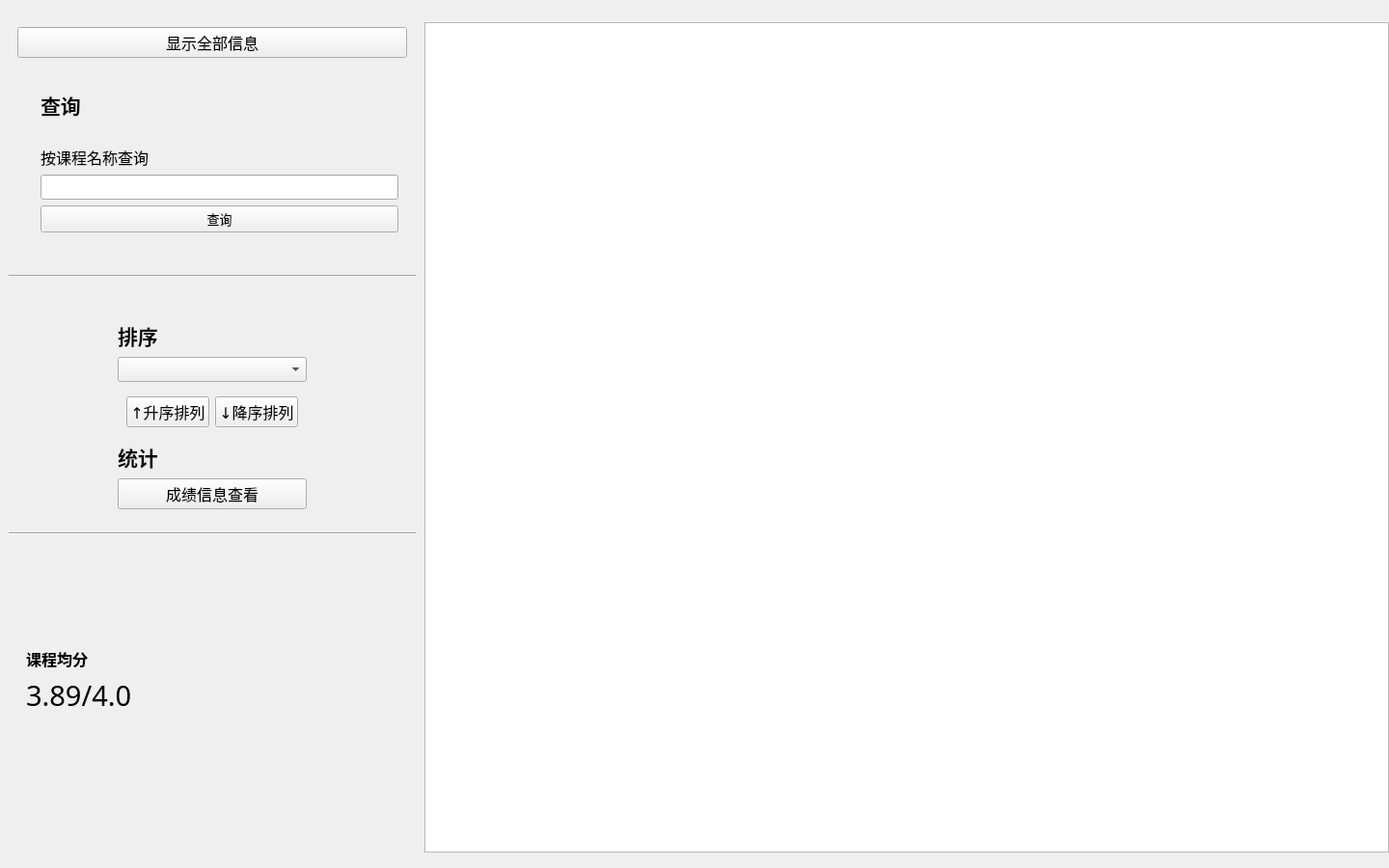
<?xml version="1.0" encoding="UTF-8"?>
<ui version="4.0">
 <class>studentWindow</class>
 <widget class="studentWindow" name="studentWindow">
  <property name="geometry">
   <rect>
    <x>0</x>
    <y>0</y>
    <width>1440</width>
    <height>900</height>
   </rect>
  </property>
  <property name="windowTitle">
   <string>MainWindow</string>
  </property>
  <widget class="QWidget" name="centralwidget" native="true">
   <property name="geometry">
    <rect>
     <x>0</x>
     <y>-10</y>
     <width>1460</width>
     <height>900</height>
    </rect>
   </property>
   <widget class="QWidget" name="widget_10" native="true">
    <property name="geometry">
     <rect>
      <x>0</x>
      <y>20</y>
      <width>440</width>
      <height>850</height>
     </rect>
    </property>
    <layout class="QVBoxLayout" name="verticalLayout_8">
     <item>
      <widget class="QWidget" name="widgetQueryAndStatistic" native="true">
       <property name="font">
        <font>
         <family>等线</family>
         <pointsize>12</pointsize>
        </font>
       </property>
       <layout class="QVBoxLayout" name="verticalLayout_7">
        <item>
         <widget class="QWidget" name="widget_9" native="true">
          <layout class="QVBoxLayout" name="verticalLayout_6">
           <item>
            <widget class="QPushButton" name="pushButton_8">
             <property name="text">
              <string>显示全部信息</string>
             </property>
            </widget>
           </item>
          </layout>
         </widget>
        </item>
        <item>
         <widget class="QWidget" name="widget_query" native="true">
          <layout class="QHBoxLayout" name="horizontalLayout_3">
           <item>
            <widget class="QLabel" name="label">
             <property name="text">
              <string/>
             </property>
             <property name="pixmap">
              <pixmap resource="Resources/Resources.qrc">:/IconQuery.png</pixmap>
             </property>
            </widget>
           </item>
           <item>
            <widget class="QWidget" name="widget_2" native="true">
             <property name="font">
              <font>
               <family>等线</family>
               <pointsize>10</pointsize>
              </font>
             </property>
             <layout class="QVBoxLayout" name="verticalLayout_4">
              <item>
               <widget class="QLabel" name="label_13">
                <property name="font">
                 <font>
                  <family>等线</family>
                  <pointsize>16</pointsize>
                  <weight>75</weight>
                  <bold>true</bold>
                 </font>
                </property>
                <property name="text">
                 <string>查询</string>
                </property>
               </widget>
              </item>
              <item>
               <spacer name="verticalSpacer_2">
                <property name="orientation">
                 <enum>Qt::Vertical</enum>
                </property>
                <property name="sizeType">
                 <enum>QSizePolicy::Fixed</enum>
                </property>
                <property name="sizeHint" stdset="0">
                 <size>
                  <width>20</width>
                  <height>20</height>
                 </size>
                </property>
               </spacer>
              </item>
              <item>
               <widget class="QLabel" name="label_4">
                <property name="font">
                 <font>
                  <family>等线</family>
                  <pointsize>12</pointsize>
                 </font>
                </property>
                <property name="text">
                 <string>按课程名称查询</string>
                </property>
                <property name="textFormat">
                 <enum>Qt::RichText</enum>
                </property>
               </widget>
              </item>
              <item>
               <widget class="QLineEdit" name="lineEdit">
                <property name="styleSheet">
                 <string notr="true"/>
                </property>
               </widget>
              </item>
              <item>
               <widget class="QPushButton" name="pushButton_2">
                <property name="text">
                 <string>查询</string>
                </property>
               </widget>
              </item>
              <item>
               <spacer name="verticalSpacer_4">
                <property name="orientation">
                 <enum>Qt::Vertical</enum>
                </property>
                <property name="sizeType">
                 <enum>QSizePolicy::Fixed</enum>
                </property>
                <property name="sizeHint" stdset="0">
                 <size>
                  <width>20</width>
                  <height>20</height>
                 </size>
                </property>
               </spacer>
              </item>
             </layout>
            </widget>
           </item>
          </layout>
         </widget>
        </item>
        <item>
         <widget class="Line" name="line_4">
          <property name="orientation">
           <enum>Qt::Horizontal</enum>
          </property>
         </widget>
        </item>
        <item>
         <spacer name="verticalSpacer">
          <property name="orientation">
           <enum>Qt::Vertical</enum>
          </property>
          <property name="sizeType">
           <enum>QSizePolicy::Fixed</enum>
          </property>
          <property name="sizeHint" stdset="0">
           <size>
            <width>20</width>
            <height>20</height>
           </size>
          </property>
         </spacer>
        </item>
        <item>
         <widget class="QWidget" name="widget_7" native="true">
          <layout class="QHBoxLayout" name="horizontalLayout_2">
           <item>
            <widget class="QLabel" name="label_3">
             <property name="text">
              <string/>
             </property>
             <property name="pixmap">
              <pixmap resource="Resources/Resources.qrc">:/IconStatistic.png</pixmap>
             </property>
            </widget>
           </item>
           <item>
            <widget class="QWidget" name="widget_4" native="true">
             <property name="font">
              <font>
               <family>等线</family>
               <pointsize>10</pointsize>
              </font>
             </property>
             <layout class="QVBoxLayout" name="verticalLayout_2">
              <item>
               <widget class="QLabel" name="label_9">
                <property name="font">
                 <font>
                  <family>等线</family>
                  <pointsize>16</pointsize>
                  <weight>75</weight>
                  <bold>true</bold>
                  <underline>false</underline>
                 </font>
                </property>
                <property name="text">
                 <string>排序</string>
                </property>
               </widget>
              </item>
              <item>
               <widget class="QComboBox" name="comboBox"/>
              </item>
              <item>
               <widget class="QWidget" name="widget_3" native="true">
                <property name="font">
                 <font>
                  <family>等线</family>
                  <pointsize>10</pointsize>
                 </font>
                </property>
                <layout class="QHBoxLayout" name="horizontalLayout">
                 <item>
                  <widget class="QPushButton" name="pushButton_6">
                   <property name="font">
                    <font>
                     <family>等线</family>
                     <pointsize>12</pointsize>
                    </font>
                   </property>
                   <property name="text">
                    <string>↑升序排列</string>
                   </property>
                  </widget>
                 </item>
                 <item>
                  <widget class="QPushButton" name="pushButton_5">
                   <property name="font">
                    <font>
                     <family>等线</family>
                     <pointsize>12</pointsize>
                    </font>
                   </property>
                   <property name="text">
                    <string>↓降序排列</string>
                   </property>
                  </widget>
                 </item>
                </layout>
               </widget>
              </item>
              <item>
               <widget class="QLabel" name="label_10">
                <property name="font">
                 <font>
                  <family>等线</family>
                  <pointsize>16</pointsize>
                  <weight>75</weight>
                  <bold>true</bold>
                 </font>
                </property>
                <property name="text">
                 <string>统计</string>
                </property>
               </widget>
              </item>
              <item>
               <widget class="QPushButton" name="btn_statisticShow">
                <property name="font">
                 <font>
                  <family>等线</family>
                  <pointsize>12</pointsize>
                 </font>
                </property>
                <property name="text">
                 <string>成绩信息查看</string>
                </property>
               </widget>
              </item>
             </layout>
            </widget>
           </item>
           <item>
            <widget class="QWidget" name="widget_6" native="true"/>
           </item>
          </layout>
         </widget>
        </item>
        <item>
         <widget class="Line" name="line_5">
          <property name="orientation">
           <enum>Qt::Horizontal</enum>
          </property>
         </widget>
        </item>
        <item>
         <widget class="QWidget" name="widget" native="true">
          <layout class="QHBoxLayout" name="horizontalLayout_4">
           <item>
            <widget class="QWidget" name="widget_5" native="true">
             <layout class="QVBoxLayout" name="verticalLayout_5">
              <item>
               <spacer name="verticalSpacer_3">
                <property name="orientation">
                 <enum>Qt::Vertical</enum>
                </property>
                <property name="sizeHint" stdset="0">
                 <size>
                  <width>20</width>
                  <height>40</height>
                 </size>
                </property>
               </spacer>
              </item>
              <item>
               <widget class="QLabel" name="label_2">
                <property name="font">
                 <font>
                  <family>等线</family>
                  <pointsize>12</pointsize>
                  <weight>75</weight>
                  <bold>true</bold>
                 </font>
                </property>
                <property name="text">
                 <string>课程均分</string>
                </property>
               </widget>
              </item>
              <item>
               <widget class="QLabel" name="label_5">
                <property name="font">
                 <font>
                  <family>MS Reference Sans Serif</family>
                  <pointsize>22</pointsize>
                 </font>
                </property>
                <property name="text">
                 <string>3.89/4.0</string>
                </property>
               </widget>
              </item>
              <item>
               <spacer name="verticalSpacer_5">
                <property name="orientation">
                 <enum>Qt::Vertical</enum>
                </property>
                <property name="sizeHint" stdset="0">
                 <size>
                  <width>20</width>
                  <height>40</height>
                 </size>
                </property>
               </spacer>
              </item>
             </layout>
            </widget>
           </item>
           <item>
            <spacer name="horizontalSpacer">
             <property name="orientation">
              <enum>Qt::Horizontal</enum>
             </property>
             <property name="sizeType">
              <enum>QSizePolicy::Fixed</enum>
             </property>
             <property name="sizeHint" stdset="0">
              <size>
               <width>40</width>
               <height>20</height>
              </size>
             </property>
            </spacer>
           </item>
           <item>
            <spacer name="horizontalSpacer_2">
             <property name="orientation">
              <enum>Qt::Horizontal</enum>
             </property>
             <property name="sizeType">
              <enum>QSizePolicy::Fixed</enum>
             </property>
             <property name="sizeHint" stdset="0">
              <size>
               <width>40</width>
               <height>20</height>
              </size>
             </property>
            </spacer>
           </item>
          </layout>
         </widget>
        </item>
       </layout>
      </widget>
     </item>
    </layout>
   </widget>
   <widget class="QTableView" name="tableView">
    <property name="enabled">
     <bool>true</bool>
    </property>
    <property name="geometry">
     <rect>
      <x>440</x>
      <y>33</y>
      <width>1000</width>
      <height>861</height>
     </rect>
    </property>
   </widget>
  </widget>
  <action name="actioninitialWindow">
   <property name="text">
    <string>initialWindow</string>
   </property>
  </action>
 </widget>
 <customwidgets>
  <customwidget>
   <class>studentWindow</class>
   <extends>QWidget</extends>
   <header>studentwindow.h</header>
   <container>1</container>
  </customwidget>
 </customwidgets>
 <resources>
  <include location="Resources/Resources.qrc"/>
 </resources>
 <connections/>
</ui>
